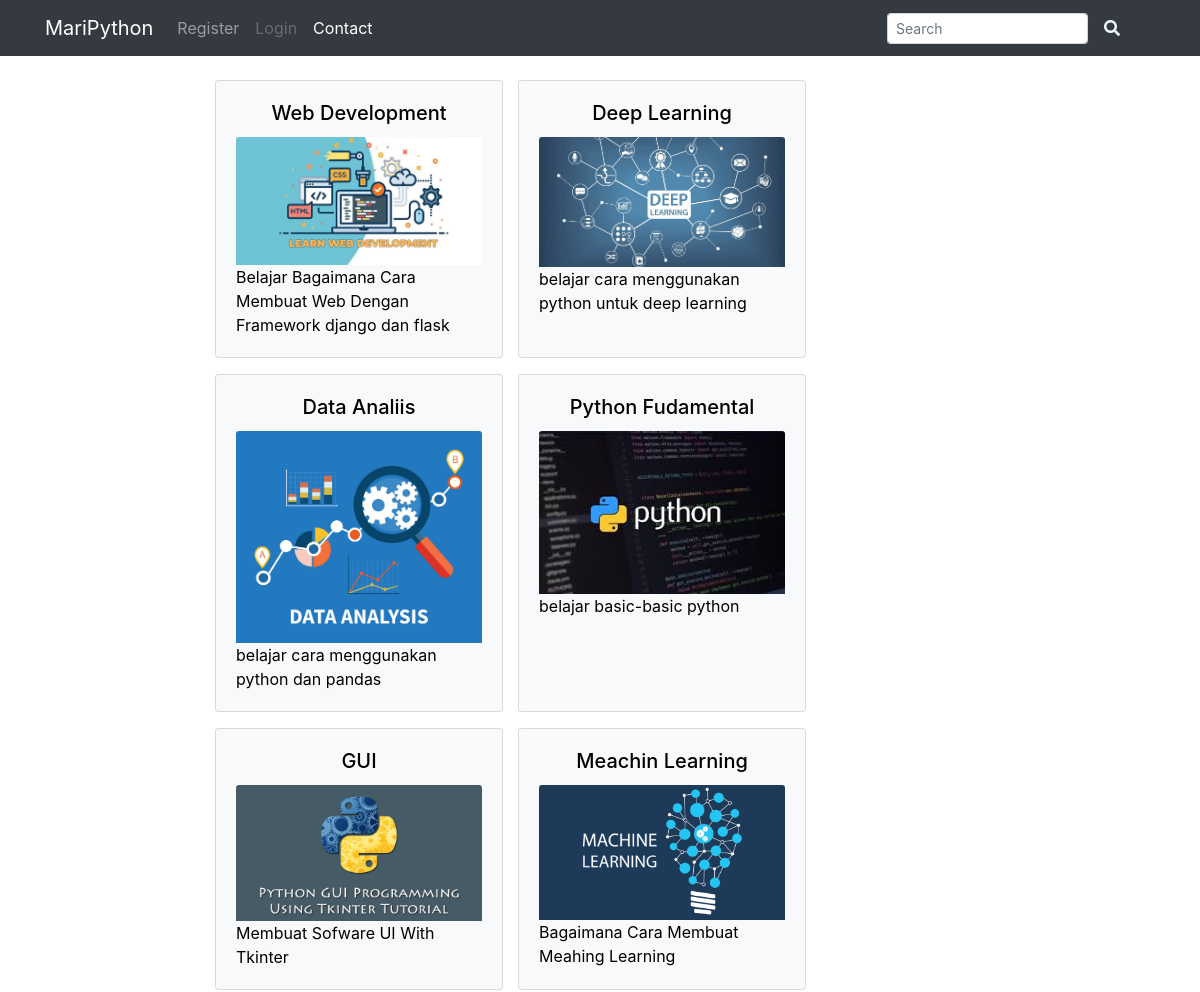
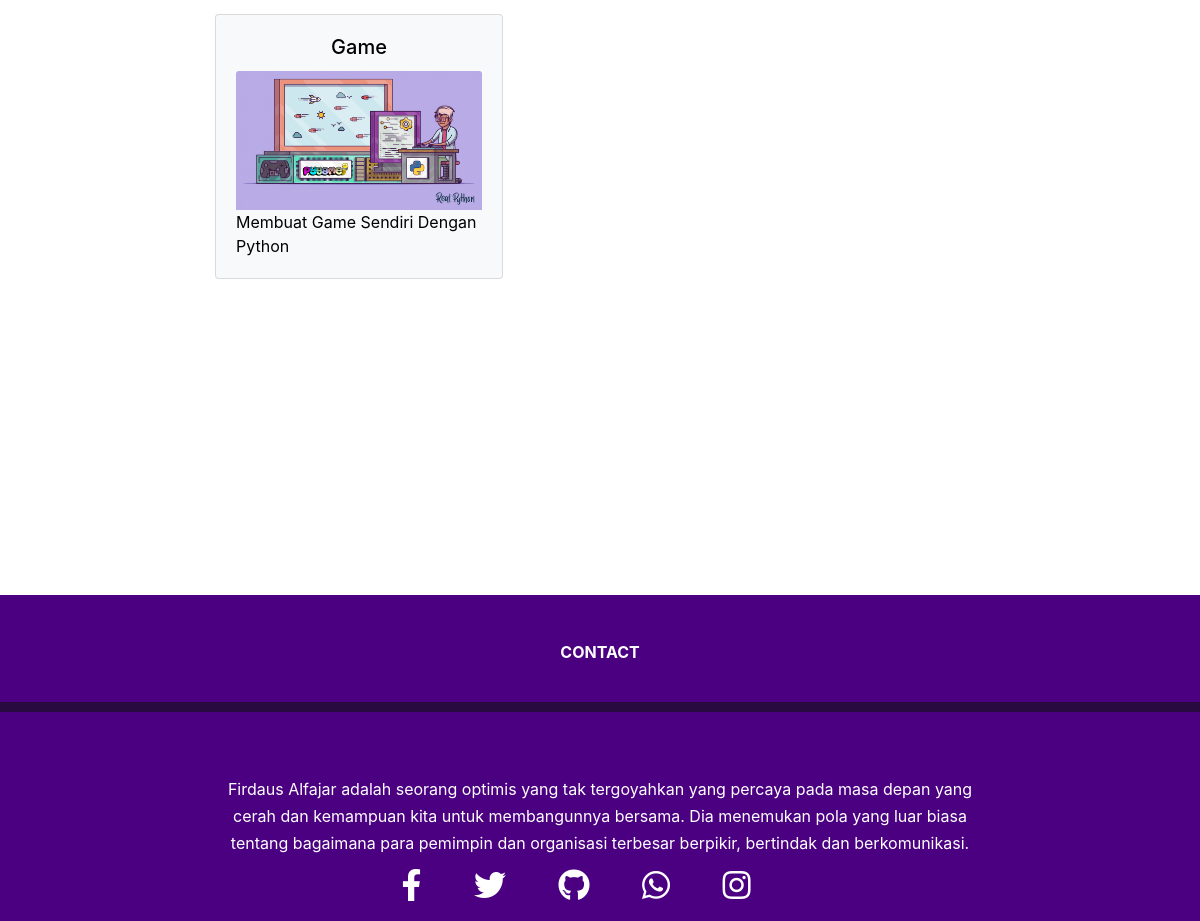
The page / on the database its author committed (2 pictures, top to bottom).
### main/models.py (models this page shows, shortened)
class BlogCategory(models.Model):
    blog_category = models.CharField(max_length=300)
    image_category = models.ImageField(upload_to='images/blog/', blank=True)
    category_summary = models.CharField(max_length=300)
    category_slug = models.CharField(max_length=200)
    class Meta:
        verbose_name_plural = "Categories"
    def image_tag(self):
        return format_html('<img href="{0}" src="{0}" width="70" height="50" />'.format(self.image_category.url))
    image_tag.allow_tags = True
    image_tag.short_description = 'Image'

### main/views.py (the view)
# urls.py: path('', homepage, name='homepage'),
def homepage(request):
    blog_catagories = BlogCategory.objects.all()
    context = {
        'categories': blog_catagories,
    }
    return render(request, "category.html", context)

### main/templates/category.html
{% extends "base.html" %}
{% load static %}
{% block content %}
<div class="container col-sm-8"></br>
    <div class="row">
            {% for cat in categories %}
            <div class="card-deck">
                <div class="card bg-light mb-3" style="max-width: 18rem; margin-left: 30px;">
                    <a href="{{ cat.category_slug }}", style="color: #000">
                    <div class="card-body">
                    <h5 class="card-title text-center">{{ cat.blog_category }}</h5>
                    <img class="card-img-top" src="{% if cat.image_category %}{{ cat.image_category.url }}{% else %}#{% endif %}" alt="">
                    <p class="card-text">{{ cat.category_summary }}</p>
                    </div>
                </a></div>
            </div>
            {% endfor %}
    </div>
</div>
{% endblock %}

### templates/base.html (shortened to what this page needs)
<!doctype html>
<html lang="en">
  <head>
    {% include "include/css.html" %}
    <link rel="stylesheet" href="https://use.fontawesome.com/releases/v5.8.1/css/all.css">
  </head>
  <body>
    {% include "include/navbar.html" %}
    {% block content %}{% endblock %}
    <div style="padding-top: 200px;">
      {% include "include/footer.html" %}
  </body>
</html>

### templates/include/css.html (shortened to what this page needs)
{% load static %}
<link rel = "stylesheets" type="text/css" href="{% static 'Blog/css/bootstrap.css' %}">
<link rel = "stylesheets" type="text/css" href="{% static 'Blog/css/toast.min.css' %}">
<link rel="stylesheet" href="text/css" href="{% static 'Blog/css/main.css' %}">
<link rel="stylesheet" href="https://maxcdn.bootstrapcdn.com/bootstrap/4.0.0/css/bootstrap.min.css">

### templates/include/navbar.html (shortened to what this page needs)
<nav class="navbar sticky-top navbar-dark bg-dark navbar-expand-sm">
  <div class="container">
    <a class="navbar-brand" href="/">MariPython</a>
    <div class="collapse navbar-collapse" id="navbarSupportedContent">
      <ul class="navbar-nav mr-auto">
        {% if user.is_authenticated %}
          <li class="nav-item active">
            <a class="nav-link" href="/account">{{user.username}}</a>
          </li>
          <li class="nav-item">
            <a class="nav-link disabled" href="logout/">Logout</a>
          </li>
        {% else %}
          <li class="nav-item">
            <a class="nav-link" href="register/">Register</a>
          </li>
          <li class="nav-item">
            <a class="nav-link disabled" href="login/">Login</a>
          </li>
        {% endif %}
        <li class="nav-item active">
          <a class="nav-link" href="contact/">Contact</a>
        </li>
      </ul>
      <form class="form-inline" action="{% url 'main:search' %}">
          <input class="form-control form-control-sm mr-3 w-75" type="text" placeholder="Search"
            aria-label="Search" name="q">
            <i class="fas fa-search" style="color: aliceblue;"></i>
        </form>
    </div>
  </div>
  </nav>

### templates/include/footer.html (shortened to what this page needs)
{% load static %}
<footer class="footer font-small" style="background-color: indigo; margin-top: 100px; position: relative;">
  <div class="container">
    <div class="row text-center d-flex justify-content-center pt-5 mb-2">
        <div class="col-md-2 mb-3">
          <h6 class="text-uppercase font-weight-bold">
            <a href="#!" style="color: white;">Contact</a>
          </h6>
        </div>
      </div>
    </div>
    <hr style="border-width: 10px; background-color:#2e0b47;">
    <div class="row text-center" style="justify-content: center;">
      <div class="col-md-8 col-12 mt-5">
        <p style="line-height: 1.7rem; color: white;">Firdaus Alfajar adalah seorang optimis
          yang tak tergoyahkan yang percaya pada masa depan yang cerah dan kemampuan kita untuk membangunnya
          bersama. Dia menemukan pola yang luar biasa tentang bagaimana para pemimpin dan organisasi terbesar berpikir,
          bertindak dan berkomunikasi.
        </p>
      </div>
    </div>
    <div class="text-center" style="padding-bottom: 20px;" >
      <a class="fb-ic">
        <i class="fab fa-facebook-f fa-lg mr-md-5 mr-3 fa-2x" style="color: white;"> </i>
      </a>
      <a class="tw-ic">
        <i class="fab fa-twitter fa-lg white-text mr-md-5 mr-3 fa-2x" style="color: white;"> </i>
      </a>
      <a class="gplus-ic">
        <i class="fab fa-github fa-lg white-text mr-md-5 mr-3 fa-2x" style="color: white;"> </i>
      </a>
      <a class="li-ic">
        <i class="fab fa-whatsapp fa-lg white-text mr-md-5 mr-3 fa-2x" style="color: white;"> </i>
      </a>
      <a class="ins-ic">
        <i class="fab fa-instagram fa-lg white-text mr-md-5 mr-3 fa-2x" style="color: white;"> </i>
      </a>
  </div>
  </div>

### templates/include/js.html (shortened to what this page needs)
{% load static %}

### rows shown on the page
BlogCategory: blog_category "Web Development", image_category (picture), category_summary "Belajar Bagaimana Cara Membuat Web Dengan Framework django dan flask"
BlogCategory: blog_category "Deep Learning", image_category (picture), category_summary "belajar cara menggunakan python untuk deep learning"
BlogCategory: blog_category "Data Analiis", image_category (picture), category_summary "belajar cara menggunakan python dan pandas"
BlogCategory: blog_category "Python Fudamental", image_category (picture), category_summary "belajar basic-basic python"
BlogCategory: blog_category "GUI", image_category (picture), category_summary "Membuat Sofware UI With Tkinter"
BlogCategory: blog_category "Meachin Learning", image_category (picture), category_summary "Bagaimana Cara Membuat Meahing Learning"
BlogCategory: blog_category "Game", image_category (picture), category_summary "Membuat Game Sendiri Dengan Python"
